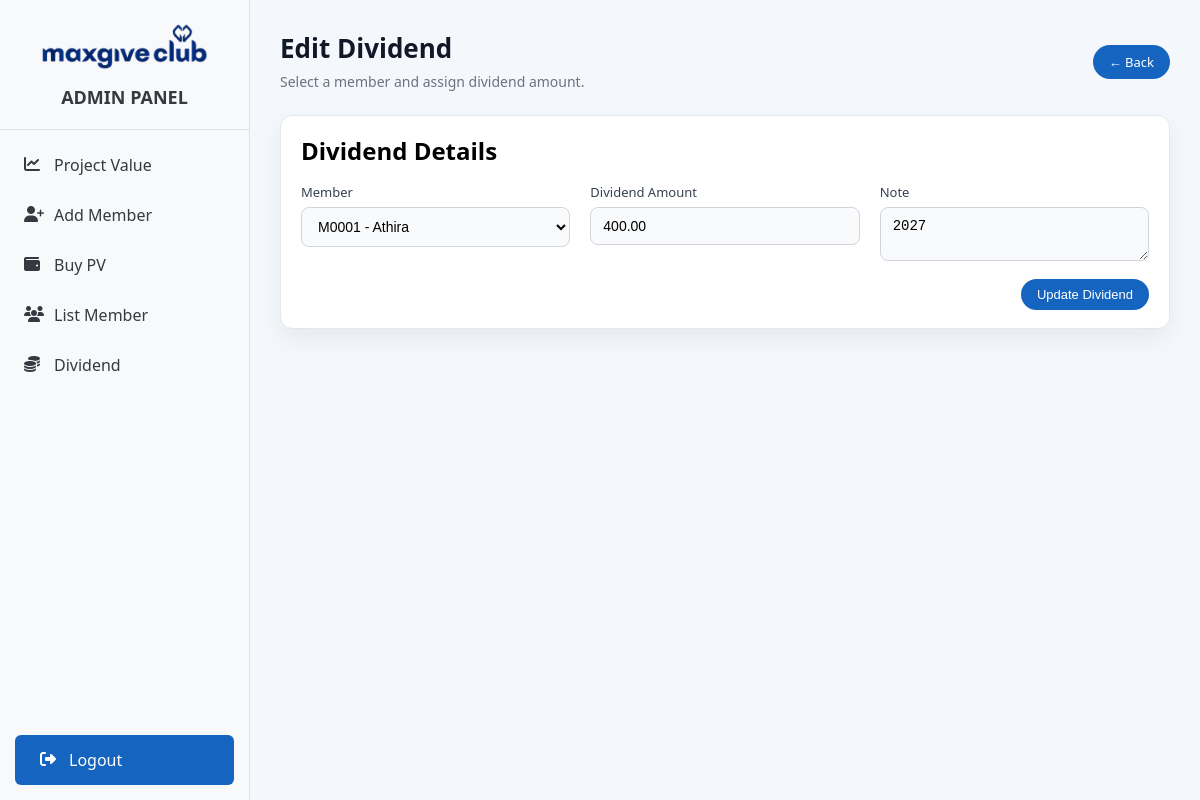
/dividend/edit/2/, run on the app's committed database.
### clubapp/models.py (models this page shows, shortened)
class Dividend(models.Model):
    member = models.ForeignKey(Member, on_delete=models.CASCADE)
    amount = models.DecimalField(max_digits=12, decimal_places=2)
    note = models.CharField(max_length=255, blank=True)

class Member(models.Model):
    member_code = models.CharField(max_length=10, unique=True, blank=True)
    full_name = models.CharField(max_length=200)
    email = models.EmailField(unique=True)
    phone_number = models.CharField(max_length=20, blank=True)
    address = models.CharField(max_length=255, blank=True)
    password = models.CharField(max_length=128, blank=True)
    join_date = models.DateTimeField(auto_now_add=True)

### clubapp/views.py (the view, shortened to what this page needs)
# urls.py: path("dividend/edit/<int:pk>/",views.dividend_edit, name="dividend_edit"),
def dividend_edit(request, pk):
    div = get_object_or_404(Dividend, pk=pk)
    members = Member.objects.all()
    return render(request, "dividend_form.html", {
        "members": members,
        "dividend": div,
        "mode": "edit"
    })

### clubapp/templates/dividend_form.html (shortened to what this page needs)
{% extends "admin_dashboard.html" %}
{% load static %}
{% block content %}
<div class="pv-page">
    <div class="pv-header">
        <div>
            <h1>{% if mode == "add" %}Add Dividend{% else %}Edit Dividend{% endif %}</h1>
            <p class="pv-subtitle">
                Select a member and assign dividend amount.
            </p>
        </div>
        <div>
            <a href="{% url 'dividend_list' %}" class="btn-primary">← Back</a>
        </div>
    </div>
    <div class="pv-card">
        <h2>Dividend Details</h2>
        <form method="post" class="member-form">
            <div class="form-grid">
                <div class="form-group">
                    <label>Member</label>
                    <select name="member_id" required>
                        {% for m in members %}
                            <option value="{{ m.id }}"
                                {% if dividend.member.id == m.id %}selected{% endif %}>
                                {{ m.member_code }} - {{ m.full_name }}
                            </option>
                        {% endfor %}
                    </select>
                </div>
                <div class="form-group">
                    <label>Dividend Amount</label>
                    <input type="number"
                           step="0.01"
                           name="amount"
                           value="{{ dividend.amount }}"
                           required>
                </div>
                <div class="form-group">
                    <label>Note</label>
                    <textarea name="note"
                              rows="2"
                              placeholder="Optional note">{{ dividend.note }}</textarea>
                </div>
            </div>
            <div class="form-actions">
                <button type="submit" class="btn-primary">
                    {% if mode == "add" %}Save Dividend{% else %}Update Dividend{% endif %}
                </button>
            </div>
        </form>
    </div>
</div>
{% endblock %}

### clubapp/templates/admin_dashboard.html (style rules this page uses)
:root { --sidebar-light: #f8f9fa; --sidebar-text: #343a40; --logo-deep-blue: #1565C0; --primary-accent: var(--logo-deep-blue); --action-blue: var(--logo-deep-blue); --light-bg: #f4f7fc; --sidebar-border: #dee2e6; }
* { margin: 0; padding: 0; box-sizing: border-box; }
body { font-family: 'Segoe UI', Tahoma, Geneva, Verdana, sans-serif; background-color: var(--light-bg); min-height: 100vh; display: flex; }

### clubapp/templates/dividend_form.html (style rules this page uses)
:root { --deep-blue: #1565C0; --dark-text: #111827; --muted-text: #6b7280; --border-default: #d1d5db; }
.pv-page { display: flex; flex-direction: column; gap: 24px; }
.pv-header { display: flex; justify-content: space-between; align-items: center; }
.pv-header h1 { font-size: 26px; color: var(--dark-text); margin-bottom: 6px; }
.pv-subtitle { font-size: 14px; color: var(--muted-text); }
.pv-card { background-color: #ffffff; border-radius: 12px; padding: 18px 20px; box-shadow: 0 10px 25px rgba(15, 23, 42, 0.06); border: 1px solid #e5e7eb; }
.member-form { margin-top: 16px; }
.form-grid { display: grid; grid-template-columns: repeat(3, minmax(0, 1fr)); gap: 16px 20px; }
.form-group { display: flex; flex-direction: column; gap: 6px; }
.form-group label { font-size: 13px; font-weight: 500; color: #374151; }
.form-group input, .form-group select, .form-group textarea { padding: 10px 12px; border-radius: 8px; border: 1px solid var(--border-default); font-size: 14px; background-color: #f9fafb; transition: border-color 0.2s, box-shadow 0.2s; resize: vertical; }
.form-actions { margin-top: 18px; text-align: right; }
.btn-primary { padding: 8px 16px; border-radius: 999px; border: none; background: var(--deep-blue); color: white; font-size: 13px; font-weight: 500; text-decoration: none; cursor: pointer; transition: background-color 0.2s, box-shadow 0.2s; }

### data on the page
Dividend: member_id "M0001 - Athira", amount "400.00", note "2027"
